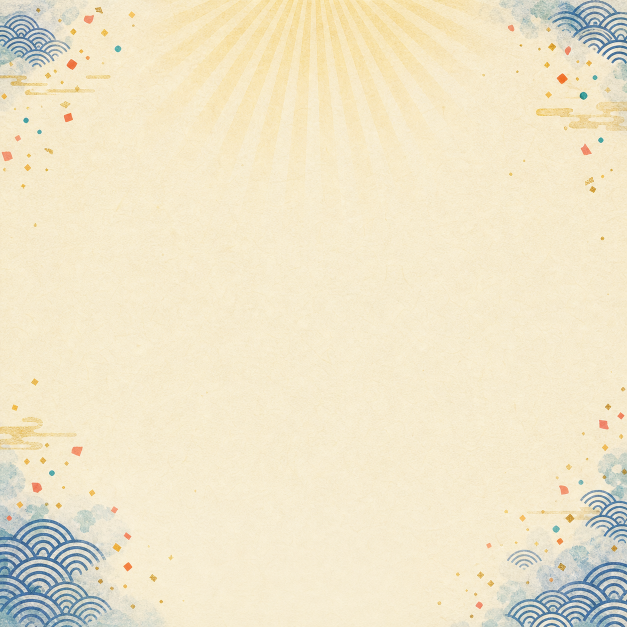
#> input picture branding/listing-backgrounds/japanese-summer-washi.png, 1254 x 1254 px (shown at 1/2 size)
$ python build_listing_eyecatch.py
#> lines starting #> are read from the running program, lines starting #| are printed output that depends on the picture
#!/usr/bin/env python3
"""Build a reusable square marketplace eyecatch from project assets."""

from __future__ import annotations

import argparse
import random
from pathlib import Path

from PIL import Image, ImageDraw, ImageFilter, ImageFont


CANVAS_SIZE = 1024
NAVY = "#082D52"
CORAL = "#EE4B2B"
TEAL = "#157A86"
GOLD = "#E8A928"
CREAM = "#FFF8E9"
INK = "#183149"


def font(path: Path, size: int) -> ImageFont.FreeTypeFont:
    return ImageFont.truetype(str(path), size)


# [101 lines left out: functions alpha_crop, fit, paste_center, sticker_with_shadow, centered_text, draw_download_icon and 3 more, not called in this run]


def build(args: argparse.Namespace) -> None:
    regular_font = Path(args.regular_font)
    bold_font = Path(args.bold_font)
    black_font = Path(args.black_font)

    background = Image.open(args.background).convert("RGB")
#> background is the input picture: PIL image 1254x1254 RGB; mean R, G, B 239.3, 229.5, 201.9
    background = background.resize((CANVAS_SIZE, CANVAS_SIZE), Image.Resampling.LANCZOS)
#> background: PIL image 1024x1024 RGB
    canvas = background.convert("RGBA")

    title_panel = Image.new("RGBA", canvas.size, (0, 0, 0, 0))
#> title_panel: PIL image 1024x1024 RGBA; every value is 0
    panel_draw = ImageDraw.Draw(title_panel)
    panel_draw.rounded_rectangle((218, 78, 806, 365), radius=48, fill=(255, 248, 233, 205))
    canvas.alpha_composite(title_panel)
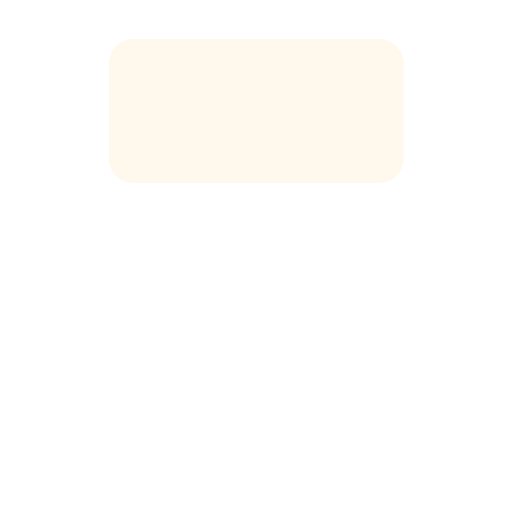
#> title_panel: PIL image 1024x1024 RGBA (shown at 1/2 size); mean R, G, B, A 40.8, 39.6, 37.2, 32.8; transparent parts drawn white
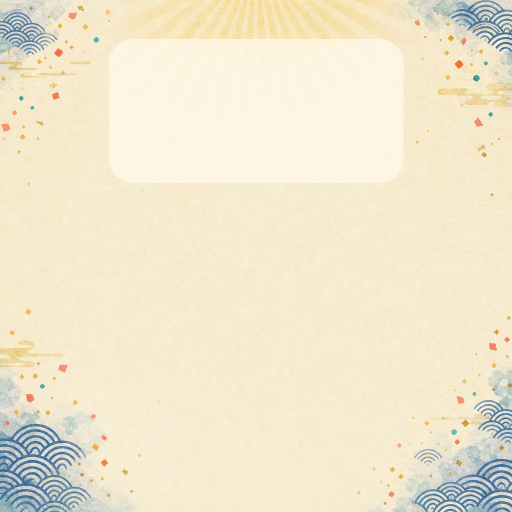
#> canvas: PIL image 1024x1024 RGBA (shown at 1/2 size); mean R, G, B, A 240.3, 231.3, 206.1, 255

#> (the run stopped early here; a loop or call above may not have finished)
